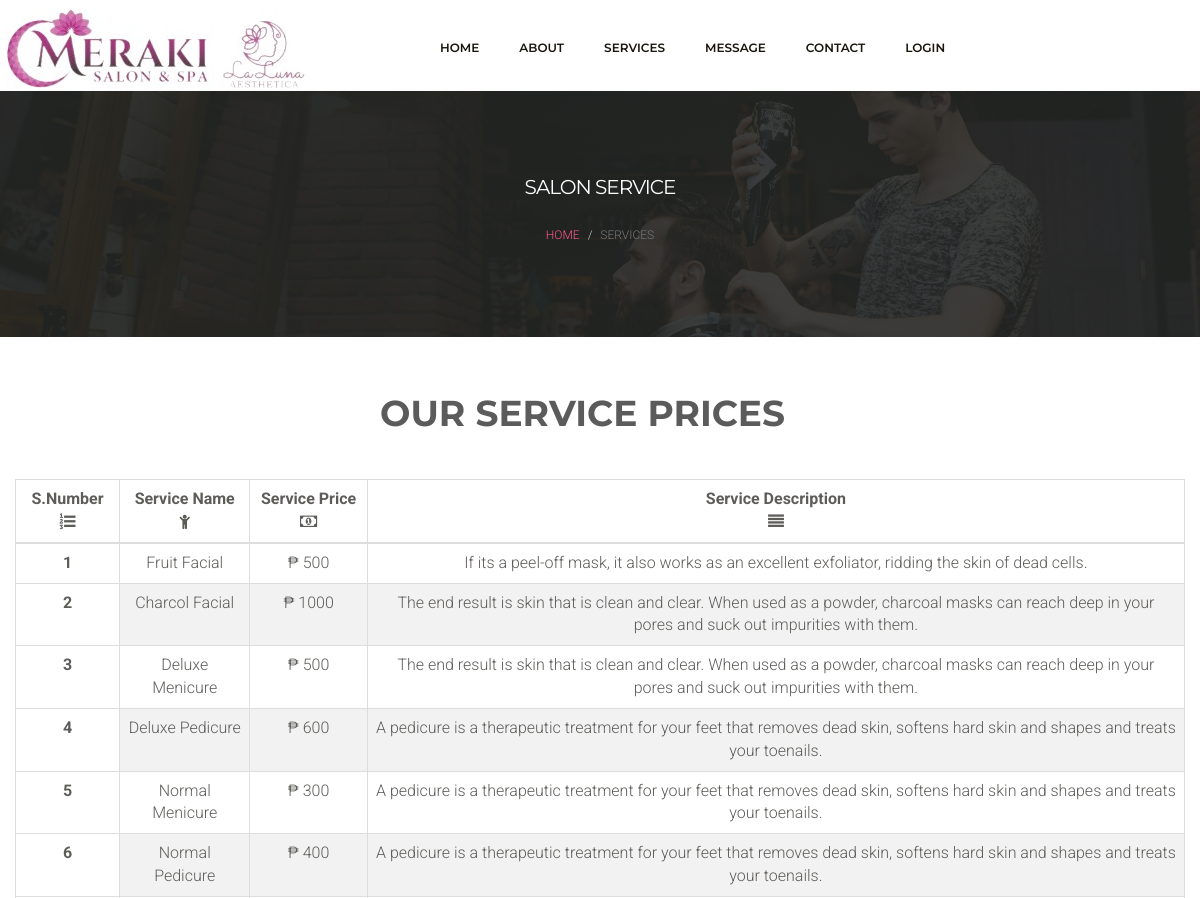
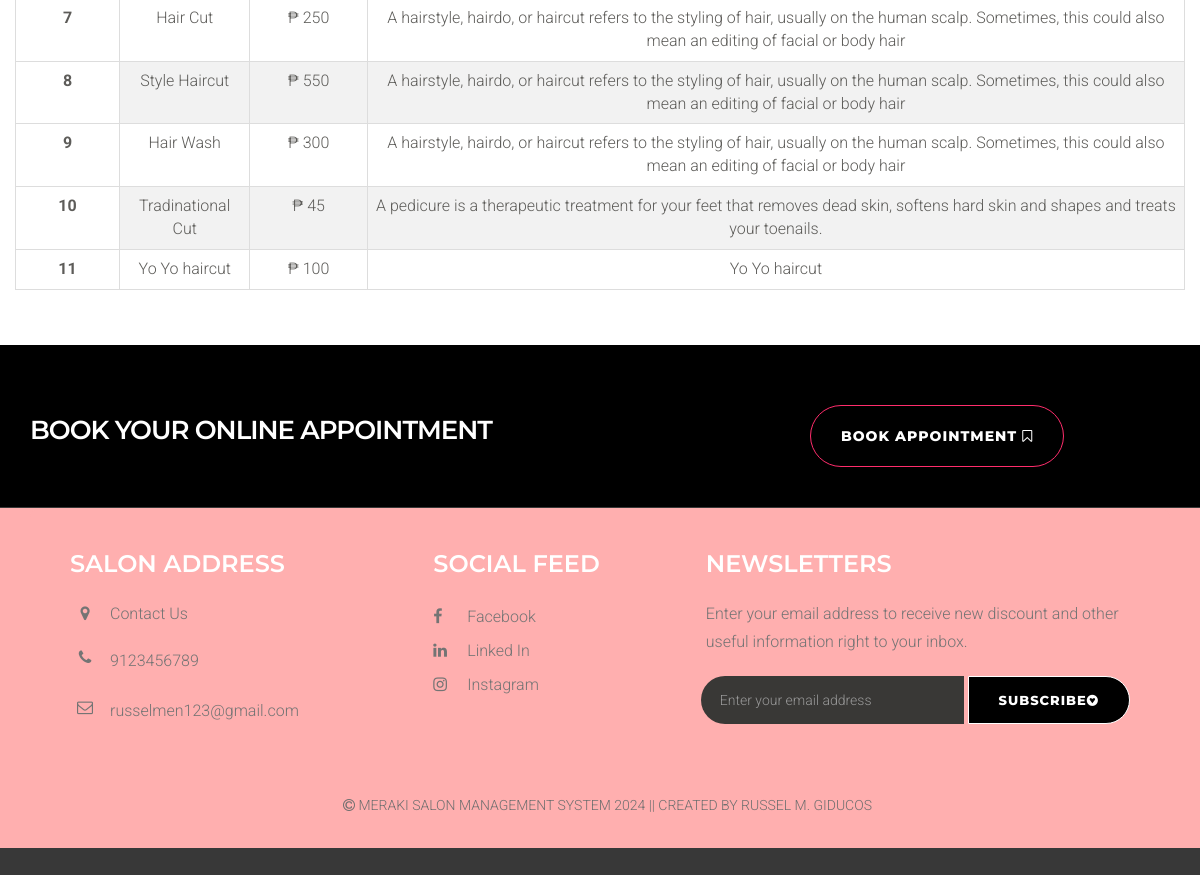
Page /service-list2.php on the committed database (2 pictures, top to bottom).
### tables this page shows
CREATE TABLE `tblservices` (
  `ID` int(10) NOT NULL,
  `ServiceName` varchar(200) DEFAULT NULL,
  `Description` mediumtext DEFAULT NULL,
  `Cost` int(10) DEFAULT NULL,
  `CreationDate` timestamp NULL DEFAULT current_timestamp()
);

CREATE TABLE `tblpage` (
  `ID` int(10) NOT NULL,
  `PageType` varchar(200) DEFAULT NULL,
  `PageTitle` mediumtext DEFAULT NULL,
  `PageDescription` mediumtext DEFAULT NULL,
  `Email` varchar(200) DEFAULT NULL,
  `MobileNumber` bigint(10) DEFAULT NULL,
  `UpdationDate` date DEFAULT NULL,
  `Timing` varchar(200) NOT NULL
);

### service-list2.php (the view, shortened to what this page needs)
<?php
include ('includes/dbconnection.php');
?>
<!DOCTYPE html>
<html lang="en">
<head>
    <link href="css/bootstrap.min.css" rel="stylesheet">
    <link href="css/font-awesome.min.css" rel="stylesheet">
    <link href="css/style.css" rel="stylesheet">
</head>
<body>
    <?php include_once ('includes/header2.php'); ?>
    <div class="page-header">
        <div class="container">
            <div class="row">
                <div class="col-lg-12 col-md-12 col-sm-12 col-xs-12">
                    <div class="page-caption">
                        <h2 class="page-title">Salon Service</h2>
                        <div class="page-breadcrumb">
                            <ol class="breadcrumb">
                                <li><a href="index.php">Home</a></li>
                                <li class="active">services</li>
                            </ol>
                        </div>
                    </div>
                </div>
            </div>
        </div>
    </div>
    <div class="content">
        <div class="container">
            <div class="row">
                <div class="col-md-10 heading-section text-center ftco-animate" style="padding-bottom: 20px;">
                    <h2 class="servicess">Our Service Prices</h2>
                </div>
                <table class="table table-bordered">
                    <thead>
                        <tr>
                            <th>S.Number <i class="fa fa-list-ol"></i></th>
                            <th>Service Name <i class="fa fa-child"></i></th>
                            <th>Service Price <i class="fa fa-money"></i></th>
                            <th>Service Description <br> <i class="fa fa-align-justify"></i></th>
                        </tr>
                    </thead>
                    <tbody>
                        <?php
                        $ret = mysqli_query($con, "select *from  tblservices");
                        $cnt = 1;
                        while ($row = mysqli_fetch_array($ret)) {
                            ?>
                            <tr>
                                <th scope="row">
                                    <?php echo $cnt; ?>
                                </th>
                                <td>
                                    <?php echo $row['ServiceName']; ?>
                                </td>
                                <td>&#8369
                                    <?php echo $row['Cost']; ?>
                                </td>
                                <td>
                                    <?php echo $row['Description']; ?>
                                </td>
                            </tr>
                            <?php
                            $cnt = $cnt + 1;
                        } ?>
                    </tbody>
                </table>
            </div>
        </div>
    </div>
    <div class="space-small bg-primary">
        <div class="container">
            <div class="row">
                <div class="col-lg-8 col-sm-7 col-md-8 col-xs-12">
                    <h1 class="cta-title">Book your online Appointment</h1>
                </div>
                <div class="col-lg-4 col-sm-5 col-md-4 col-xs-12">
                    <a href="login.php" class="btn btn-white btn-lg mt20">Book Appointment <i
                            class="fa fa-bookmark-o"></i></a>
                </div>
            </div>
        </div>
    </div>
    <?php include_once ('includes/footer2.php'); ?>
</body>
</html>

### includes/footer2.php (shortened to what this page needs)
<?php
include ('includes/dbconnection.php');
?>
<div class="footer">
    <div class="container">
        <div class="footer-block">
            <div class="row">
                <div class="col-lg-4 col-md-4 col-sm-6 col-xs-12">
                    <div class="footer-widget">
                        <h2 class="widget-title">Salon Address</h2>
                        <ul class="listnone contact">
                            <?php
                            $ret = mysqli_query($con, "select * from tblpage where PageType='contactus' ");
                            while ($row = mysqli_fetch_array($ret)) {
                                ?>
                                <li><i class="fa fa-map-marker"></i>
                                    <?php echo $row['PageDescription']; ?>
                                </li>
                                <li><i class="fa fa-phone"></i>
                                    <a href="tel:9435059030"><?php echo $row['MobileNumber']; ?></a>
                                </li>
                                <li><i class="fa fa-envelope-o"></i>
                                    <a href="mailto:aayurdhafoundation@gmail.com"><?php echo $row['Email']; ?></a>
                                </li>
                            <?php } ?>
                        </ul>
                    </div>
                </div>
                <div class="col-lg-3 col-md-3 col-sm-6 col-xs-12">
                    <div class="footer-widget footer-social">
                        <h2 class="widget-title">Social Feed</h2>
                        <ul class="listnone">
                            <li>
                                <a href="https://www.facebook.com/ab.abhishek.1806?mibextid=ZbWKwL"> <i
                                        class="fa fa-facebook"></i> Facebook </a>
                            </li>
                            <li><a href="https://www.linkedin.com/in/abhishek-singh-531889240/"><i
                                        class="fa fa-linkedin"></i> Linked In</a></li>
                            <li><a href="https://www.instagram.com/shekabhi_03/"><i class="fa fa-instagram"></i>
                                    Instagram</a></li>
                        </ul>
                    </div>
                </div>
                <div class="col-lg-5 col-md-5 col-sm-12 col-xs-12">
                    <div class="footer-widget widget-newsletter">
                        <h2 class="widget-title">Newsletters</h2>
                        <p>Enter your email address to receive new discount and other useful information
                            right to your inbox.</p>
                        <form method="post">
                            <div class="input-group">
                                <input type="text" class="form-control" placeholder="Enter your email address"
                                    name="email">
                                <span class="input-group-btn">
                                    <a href="login.php" class="btn btn-default">Subscribe<i
                                            class="fa fa-gratipay"></i></a>
                                </span>
                            </div>
                        </form>
                    </div>
                </div>
            </div>
            <div class="tiny-footer">
                <div class="row">
                    <div class="col-lg-12 col-md-12 col-sm-12 col-xs-12">
                        <div class="copyright-content">
                            <p><i class="fa fa-copyright"></i> Meraki Salon Management System 2024 || Created by
                                <span>Russel M. Giducos</span>
                            </p>
                        </div>
                    </div>
                </div>
            </div>
        </div>
    </div>
</div>

### rows in the picture
tblservices: ServiceName "Fruit Facial", Cost "500", Description "If its a peel-off mask, it also works as an excellent exfoliator, ridding the skin of dead cells."
tblservices: ServiceName "Charcol Facial", Cost "1000", Description "The end result is skin that is clean and clear. When used as a powder, charcoal masks can reach deep in your pores and suck out impurities with them."
tblservices: ServiceName "Deluxe Menicure", Cost "500", Description "The end result is skin that is clean and clear. When used as a powder, charcoal masks can reach deep in your pores and suck out impurities with them."
tblservices: ServiceName "Deluxe Pedicure", Cost "600", Description "A pedicure is a therapeutic treatment for your feet that removes dead skin, softens hard skin and shapes and treats your toenails."
tblservices: ServiceName "Normal Menicure", Cost "300", Description "A pedicure is a therapeutic treatment for your feet that removes dead skin, softens hard skin and shapes and treats your toenails."
tblservices: ServiceName "Normal Pedicure", Cost "400", Description "A pedicure is a therapeutic treatment for your feet that removes dead skin, softens hard skin and shapes and treats your toenails."
tblservices: ServiceName "Hair Cut", Cost "250", Description "A hairstyle, hairdo, or haircut refers to the styling of hair, usually on the human scalp. Sometimes, this could also mean an editing of facial or body hair"
tblservices: ServiceName "Style Haircut", Cost "550", Description "A hairstyle, hairdo, or haircut refers to the styling of hair, usually on the human scalp. Sometimes, this could also mean an editing of facial or body hair"
tblservices: ServiceName "Hair Wash", Cost "300", Description "A hairstyle, hairdo, or haircut refers to the styling of hair, usually on the human scalp. Sometimes, this could also mean an editing of facial or body hair"
tblservices: ServiceName "Tradinational Cut", Cost "45", Description "A pedicure is a therapeutic treatment for your feet that removes dead skin, softens hard skin and shapes and treats your toenails."
tblservices: ServiceName "Yo Yo haircut", Cost "100", Description "Yo Yo haircut"
tblpage: PageDescription "Contact Us", MobileNumber "9123456789", Email "russelmen123@gmail.com"
